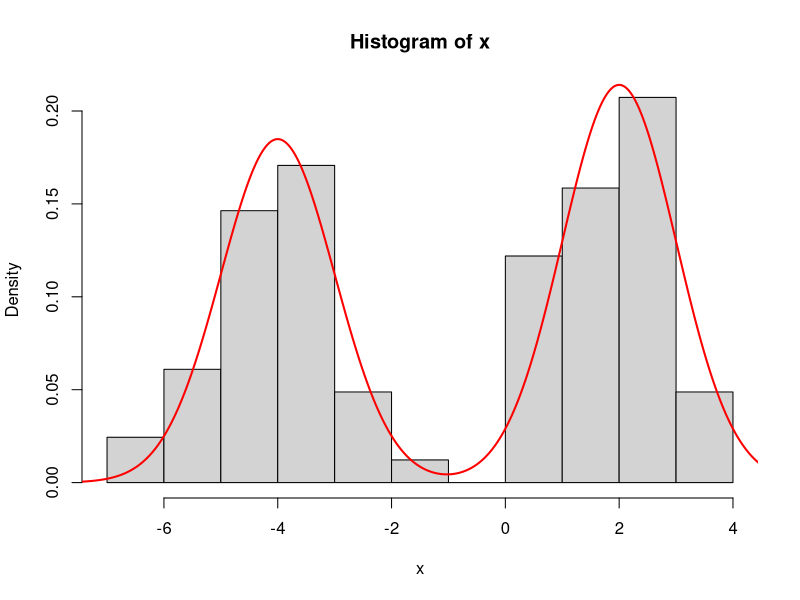

The R source for this figure:

# zPrior(z = c(1, 2, 3), K = 3, N = 3, alpha = 1.0 )
# -log(6)

################
#---PACKAGES---#
################
require(compiler)
# require(mixtools)

############
#---DATA---#
############
# data generated from a mixture of two normals 0.5 * N(-4,1) + 0.5 * N(2,1) 
x <- c(3.2021219417081, 2.65741884298405, 0.780137036066781, 3.64724723765017, 
       2.81041331245526, -4.62984071052694, -3.14281370657829, -3.12319766617262, 
       0.908978440112633, 2.51957106216094, 1.6829613082298, -3.87567468005131, 
       0.945705446404869, 0.495428223641111, -3.70222557688605, 3.68414040371748, 
       1.71340601895164, 1.14251338854263, -4.67625135117806, -4.36161079110522, 
       2.5622235140633, 2.06378756223698, -6.05965795191174, 2.03357186159356, 
       1.85332992519105, -2.90292806264, -2.3872030054047, 2.97532564926973, 
       1.36038670563403, 2.03484398255987, -2.90544404614717, 1.94541101948915, 
       1.89877326620243, -4.58947787551057, -5.23332969425005, 1.35028279895402, 
       -5.7057364084379, -4.19795250440479, 0.169765958342949, -4.41040237770636, 
       3.23366242337812, 2.7355634096666, -3.79124850215067, 1.81625386149323, 
       1.1244817398166, -5.351603849814, -4.28238069609014, 2.81686670597407, 
       -3.41167847159064, 2.2695834486729, -4.33355486366414, -4.07156878219267, 
       0.66540681953474, 1.54438714296735, -6.69483940993138, -3.33693275965261, 
       -1.79182385472336, 2.57088565077193, 1.36080493186315, 2.47510953571402, 
       2.21485345997249, -3.14067593928145, -5.09841477435681, 0.995868098296324, 
       0.780575051090966, -4.78524027264247, -5.00218879969458, -3.31819478384048, 
       -3.22225921308094, 2.90755400556924, -4.5340589955408, -3.17250220599487, 
       1.3692421554455, 0.471461424865359, 2.21459894893125, -2.10032867323119, 
       -3.94392608719873, -3.96057630155318, -3.71448565584273, 0.730529435675807, 
       2.20540388616452, -4.56182609476879)

# x = rnormmix(82, lambda = c(0.5, 0.5), mu = c(-4, 2), sigma = c(1, 1))

##################
#---LIKELIHOOD---#
##################
loglikelihood <- function(mu, z, P, data) {
  # mu - vector with K unique mean values
  # z - vector with N cluster assignments
  # data - vector with N data points
  # P - std dev (fixed)
  logL = 0;
  for(i in 1 : length(data)) {
    xi = data[i]
    mui = mu[z[i]]
    logL = logL + dnorm(x = xi, mean = mui, sd = P, log = TRUE )
  }
  
  return(logL )
}#END: loglikelihood

loglikelihood <- cmpfun(loglikelihood)


############
############
##---MU---##
############
############

#---PRIOR---#
muPrior <- function(mu, K, mu0, P0) {
  # prior for mu parameters (base model)
  # mu: vector of K unique parameter values
  # @return: likelihood of mu
  loglike = 0
  for(i in 1 : K) {
    
    loglike = loglike + dnorm(mu[i], mu0, P0)
    
  }#END: i loop
  
  return(loglike)
}#END: muPrior

muPrior <- cmpfun(muPrior)

#---RANDOM DRAW FROM PRIOR---#
muRand <- function(mu0, P0) {
  # generates random value from the prior for mu
  value = rnorm(n = 1, mean = mu0, sd = P0)
  return(value)
}#END: muRand

#---PROPOSAL---#
muProposal <- function(xt) {
  # random walk (symmetric) proposal
  window = 0.1
  
  r.cand = runif(1, min = xt - window, max = xt + window)
  r.cand = ifelse((r.cand >= 0) & (r.cand <= 1), r.cand, 
                  ifelse(r.cand < 0, 1 + r.cand, 
                         ifelse(r.cand > 1,  r.cand - 1, cat("error"))))
  
  # they will be the same, proposal is symmetrical
  d.cand = dunif(r.cand, min = xt - window, max = xt + window, log = T)
  d.curr = dunif(xt, min = xt - window, max = xt + window, log = T)
  
  return(list(r.cand = r.cand, d.cand = d.cand, d.curr = d.curr))
}

muProposal <- cmpfun(muProposal)

###########
###########
##---Z---##
###########
###########

#---PRIOR---#
zPrior <- function(z, K, N, mu, mu0, P0, alpha) {
  # prior for cluster assignments
  # @return: loglikelihood of an assignmnent z
  counts = matrix(NA, ncol = K, dimnames = list(NULL, c(1 : K) ) )
  theTable <- table(z)
  
  for(i in 1 : K) {
    colname <-  colnames(counts)[i]
    value <- theTable[which(names(theTable) == colname)]
    value <- ifelse(is.numeric(value), value, 0)
    counts[, i] <- ifelse(is.na(value), 0, value)
  }#END: i loop
  
  loglike = K * log(alpha)
  for(i in 1 : K) {
    
    eta = counts[i]
    if(eta > 0) {
      loglike = loglike + lfactorial(eta - 1)
    }# END: eta check
    
  }# END: i loop
  
  for(i in 1 : N) {
    loglike = loglike - log(alpha + i - 1)
  }
  
  loglike = loglike + muPrior(mu, K, mu0, P0)
  
  return(loglike)
}#END: prior

zPrior <- cmpfun(zPrior)

#---PROPOSAL---#
# zProposal <- function(z, K, N, mu, P, mu0, P0, alpha) {
#   # random walk (symmetric) integer proposal
#   index = sample( c(1 : N), 1)
#   value = sample( c(1 : K), 1 )
#   
#   r.cand = z
#   r.cand[index] = value
#   
#   # on the log scale
#   d.cand = 0
#   d.curr = 0
#   
#   return(list(r.cand = r.cand, d.cand = d.cand, d.curr = d.curr))
# }# END: proposal

zProposal <- function(z, K, N, mu, P, mu0, P0, alpha) {
  # gibbs proposal (algorithm 2 from Neal 2000)
  r.cand = z
  for(index in 1 : N) {
    
    occupancy = matrix(NA, ncol = K, dimnames = list(NULL, c(1 : K) ) )
    zi = r.cand[ - index]
    theTable = table(zi)
    
    for(i in 1 : K) {
      colname <-  colnames(occupancy)[i]
      value   <- theTable[which(names(theTable) == colname)]
      value   <- ifelse(is.numeric(value), value, 0)
      occupancy[, i] <- ifelse(is.na(value), 0, value)
    }#END: i loop
    
    probs = matrix(NA, ncol = K, dimnames = list(NULL, c(1 : K) ) )
    for(i in 1 : K) {
      
      if(occupancy[i] == 0) {# draw new
        
        # likelihood for unrepresented class: / P(x[index] | mu[i]) * P(mu[i]) dm[i]
        # M-H for poor people:
        
        # sample from prior for mu (base model)
        mu.cand = muRand(mu0, P0)
        # TODO: call loglike implem for single obs
        like = dnorm( x[index], mu.cand, P, log = T) 
        
        probs[i] = log( (alpha) / (N - 1 + alpha) ) + like
        
      } else {# draw existing
        
        # likelihood for components with observations other than x_i currently associated with them is N(mu_j, P)
        like = dnorm( x[index], mu[i], P, log = T) 
        probs[i] = ( (occupancy[i]) / (N - 1 + alpha) ) + like
        
      }#END: occupation check
      
    }#END: i loop
    
    # rescale to improve accuracy
#     max = max(probs)
#     for(i in 1 : K) {
#       probs[i] = probs[i] - max
#     }
#     
#     # normalize probs (b in Neal 2000)
#     norm = 0;
#     for(i in 1 : K) {
#       norm = norm + probs[i]^2
#     }
#     norm = sqrt( norm )
#     
#     for(i in 1 : K) {
#       probs[i] = probs[i] / norm 
#     }
#     
    probs = exp(probs)
    
    value = sample(c(1 : K), size = 1, prob = probs)
    r.cand[index] = value
  }#END: index loop
  
  # on log scale
  d.cand =  0 
  d.curr =  0 
  
  return(list(r.cand = r.cand, d.cand = d.cand, d.curr = d.curr))
}#END: proposal

zProposal <- cmpfun(zProposal)

###############
#---SAMPLER---#
###############
metropolisHastings <- function(loglikelihood, prior, proposal, data, startvalue, mu, P, mu0, P0, alpha, Nsim) {
  
  N <- length(startvalue)
  K <- length(mu)
  
  chain = array(dim = c(Nsim, N))
  chain[1, ] = startvalue
  for (i in 1 : (Nsim - 1)) {
    
    candidate = zProposal(z = chain[i, ], K, N, mu, P,  mu0, P0, alpha)
    
    r.candidate = candidate$r.cand
    d.candidate = candidate$d.cand
    d.curr = candidate$d.curr
    
    probab = exp(
      (loglikelihood(mu = mu, z = r.candidate, P = P, data) + zPrior(r.candidate, K, N, mu, mu0, P0, alpha) + d.candidate) -
        (loglikelihood(mu = mu, z = chain[i, ], P = P, data) + zPrior(chain[i, ], K, N, mu, mu0, P0, alpha) + d.curr)
    )
    
    if (runif(1) < probab) {
      chain[i + 1, ] = r.candidate
    } else {
      chain[i + 1, ] = chain[i, ]
    }#END: accept check
    
  }#END: iterations loop
  
  return(chain)
}#END: metropolisHastings

metropolisHastings <- cmpfun(metropolisHastings)


num.mode <- function(x){
  as.numeric(names(which(table(x)==max(table(x)))))
}


############
#---MCMC---#
############
run <- function() {
  Nsim  <- 10^3
  N     <- length(x)
  P     <- 1
  alpha <- 0.01
  z     <- rep(1, N)
  K     <- 2
  mu    <- c(-4, 2)
  mu0   <- mean(x) 
  P0    <- sd(x)
  
  chain = metropolisHastings(loglikelihood, prior, proposal, data = x, startvalue = z, mu, P, mu0, P0, alpha, Nsim)
  
  z = chain[dim(chain)[1], ]
  
  probs = rep(NA, length(mu))
  for(i in 1 : length(probs)) {
    probs[i] = sum(z == i) / N
  }
  
  grid = seq(min(x) - 1, max(x) + 1, length = 500)
  dens = rep(NA, length = length(grid))
  
  for(i in 1 : length(grid)) {
    dens[i] = sum(probs * dnorm(grid[i], mu, P))
  }
  
  ### getting the posterior mode of assigments
  burnin <- 200
  print(apply(chain[burnin:Nsim,], 2, num.mode))
  
  hist(x, freq = FALSE)
  lines(grid, dens, col = 'red', lwd = 2)
  
  assign("probs", value = probs, env = .GlobalEnv)
}
run()
